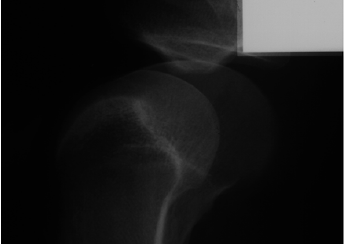
%> input picture final working programs/bone.jpg, 344 x 244 px
$ octave newcolor.m   (GNU Octave 9; MATLAB toolbox functions it lacks are replaced by stand-ins)
%> lines starting %> are read from the running program, lines starting %| are printed output that depends on the picture
close all;
clear all;
clc;
a=imread('bone.jpg');
%> a is the input picture: size 244x344x3 uint8; min 0, max 255, mean 24.3
% a=rgb2gray(a);
figure;
imshow(a);
N(:,:,1)=adapthisteq(a(:,:,1));
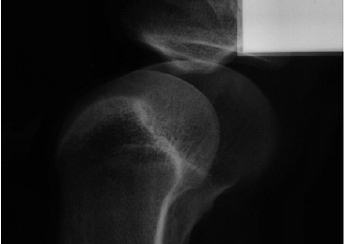
%> N: size 244x344 uint8; min 0, max 255, mean 32.6
N(:,:,2)=adapthisteq(a(:,:,2));
N(:,:,3)=adapthisteq(a(:,:,3));
%> N: size 244x344x3 uint8
figure;
imshow(N);
M(:,:,1)=histeq(a(:,:,1));
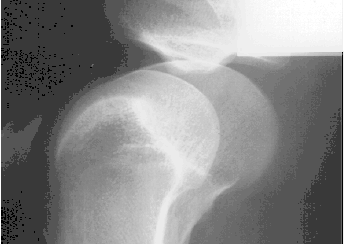
%> M: size 244x344 uint8; min 0, max 255, mean 134.8
M(:,:,2)=histeq(a(:,:,2));
M(:,:,3)=histeq(a(:,:,3));
%> M: size 244x344x3 uint8
figure;
imshow(M);

% [8 lines of commented-out code are left out]

$ run again, with final working programs/brain.jpg copied over final working programs/bone.jpg
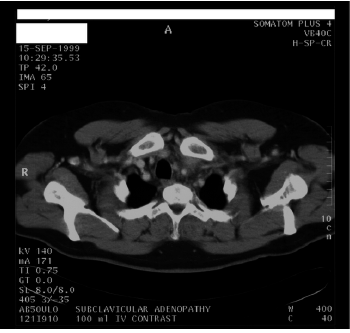
%> input picture final working programs/brain.jpg, 350 x 333 px
%> a is the input picture: size 333x350x3 uint8; min 0, max 255, mean 34.7
%> `N(:,:,1)=adapthisteq(a(:,:,1));`:
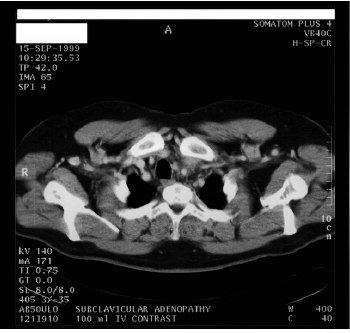
%> N: size 333x350 uint8; min 0, max 255, mean 48
%> `M(:,:,1)=histeq(a(:,:,1));`:
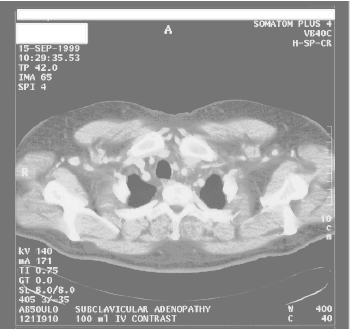
%> M: size 333x350 uint8; min 117, max 255, mean 154.7

$ run again, with final working programs/chest.jpg copied over final working programs/bone.jpg
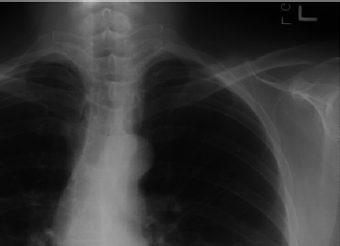
%> input picture final working programs/chest.jpg, 340 x 246 px
%> a is the input picture: size 246x340x3 uint8; min 0, max 203, mean 52.3
%> `N(:,:,1)=adapthisteq(a(:,:,1));`:
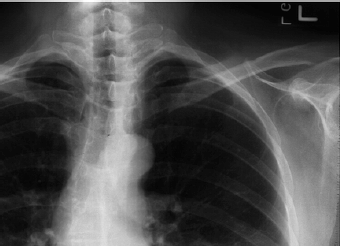
%> N: size 246x340 uint8; min 0, max 255, mean 78.7
%> `M(:,:,1)=histeq(a(:,:,1));`:
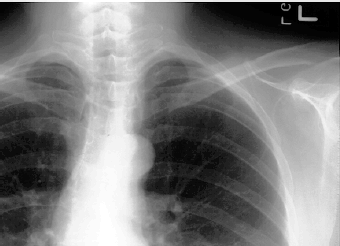
%> M: size 246x340 uint8; min 0, max 255, mean 127.1

$ run again, with final working programs/liver.jpg copied over final working programs/bone.jpg
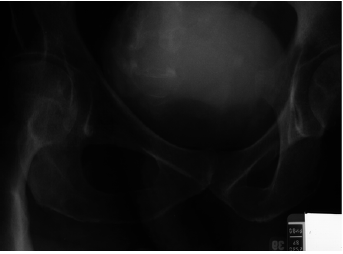
%> input picture final working programs/liver.jpg, 343 x 254 px
%> a is the input picture: size 254x343x3 uint8; min 0, max 255, mean 25.3
%> `N(:,:,1)=adapthisteq(a(:,:,1));`:
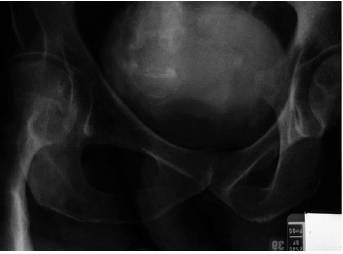
%> N: size 254x343 uint8; min 0, max 255, mean 36.3
%> `M(:,:,1)=histeq(a(:,:,1));`:
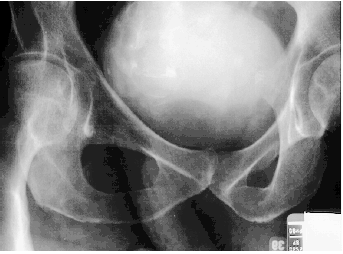
%> M: size 254x343 uint8; min 0, max 255, mean 130.5
